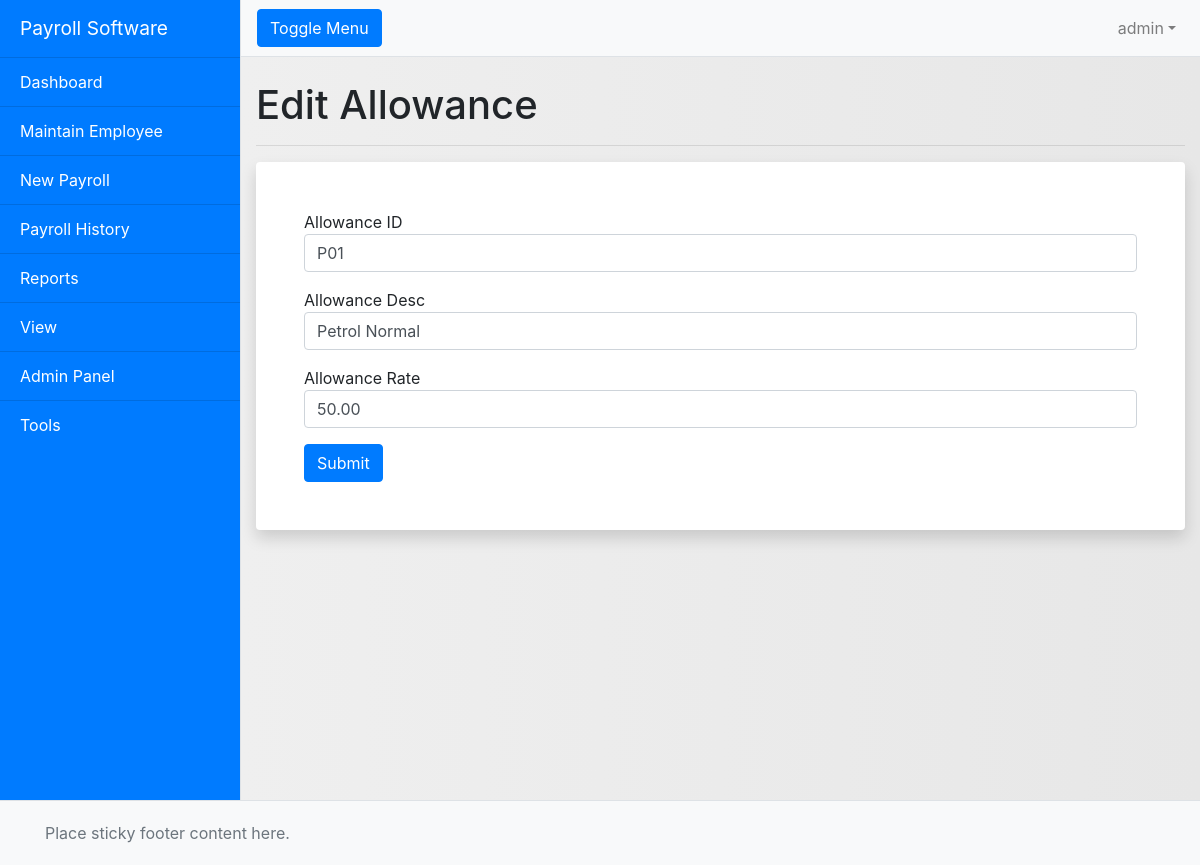
The app's page /editallowance.php?id=21&desc=Petrol Normal&rate=50.00 (signed in) with its own data.
### tables this page shows
CREATE TABLE `allowance` (
  `allowance_id` int(11) NOT NULL,
  `allowance_display_id` varchar(255) NOT NULL,
  `allowance_desc` varchar(255) NOT NULL,
  `allowance_rate` double(11,2) NOT NULL
);

### editallowance.php (the view, shortened to what this page needs)
<?php
    include "conn.php";
    $allowance_id = $_GET["id"];
?>
<!DOCTYPE html>
<html lang="en">
<head>
<?php include "all_css.php"; ?>
</head>
<body>
<div class="d-flex" id="wrapper">
<?php include "sidebar.php"; ?>
<div id="page-content-wrapper">
<?php include "navbar.php"; ?>
<div class="container-fluid">
<h1 class="mt-4">Edit Allowance</h1>
<hr>
    <div class="p-5 bg-white rounded shadow mb-5">
        <?php
        $show_sql = mysqli_query($conn, "SELECT * FROM allowance WHERE allowance_id = '$allowance_id'");
          $show_data = mysqli_fetch_assoc($show_sql);
        $allowance_display_id = $show_data["allowance_display_id"];
        $allowance_desc = $show_data["allowance_desc"];
        $allowance_rate = $show_data["allowance_rate"];
        ?>
        <form action="editallowance.php?id=<?php echo $allowance_id; ?>" method="post">
            <p>Allowance ID
            <input type="text" name="edited_id" value="<?php echo $allowance_display_id; ?>" class="form-control">
            </p>
            <p>Allowance Desc
            <input type="text" name="edited_desc" value="<?php echo $allowance_desc; ?>" class="form-control">
            </p>
            <p>Allowance Rate
            <input type="text" name="edited_rate" value="<?php echo $allowance_rate; ?>" class="form-control">
            </p>
            <input type="submit" name="submit" class="btn btn-primary">
        </form>
    </div>
</div>
</div>
</div>
<?php include "footer.php"; ?>
</body>
</html>

### records on screen
allowance: edited_id "P01", edited_desc "Petrol Normal", edited_rate "50.00"

### other values on screen
$username "admin"
